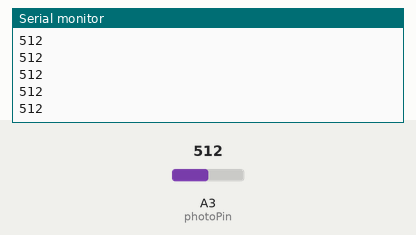
This sketch was run on a simulated Arduino Uno, built with avr-gcc and run on an emulated ATmega328P. Parts: the last lines printed to the serial monitor. Inputs (shaded band) come from the test bench; at power-on: A3 (photoPin) = 512.

Above: at 1.2 s.
1.3 s: A3 (photoPin) set to 716
At 1.8 s:
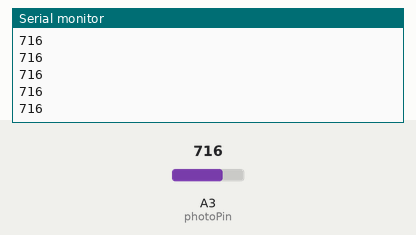
2.8 s: A3 (photoPin) set to 900
At 3.3 s:
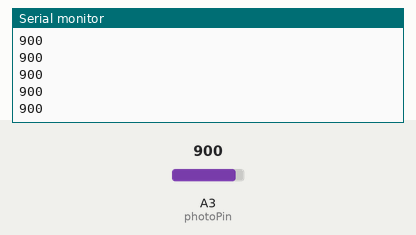
Timing chart, 0 to 5.8 s (numbered marks = the images above; inputs shaded):
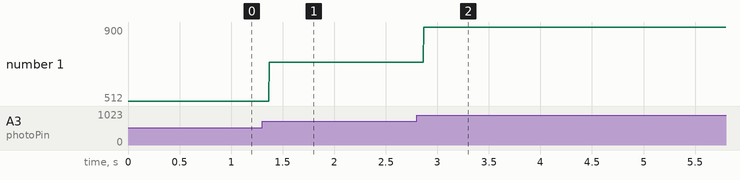

Measured:
- after the input at 1.3 s, the serial monitor: prints a new line after 0.07 s (image 1)
- after the input at 2.8 s, the serial monitor: prints a new line after 0.07 s (image 2)
- plotted number 1: 512 → 716 after the input at 1.3 s, 716 → 900 after the input at 2.8 s

The sketch:

PhotoresistorSerial.ino
```cpp
const int photoPin = A3; //constant
int photoVal; //store value from photoresistor


void setup() {
  // put your setup code here, to run once:
  Serial.begin(9600);
  // pinMode(photoPin, INPUT); //set photoPin -A0 pin as input
}

void loop() {
  // put your main code here, to run repeatedly:
  photoVal = analogRead(photoPin);
  Serial.println((String) photoVal);
}
```
